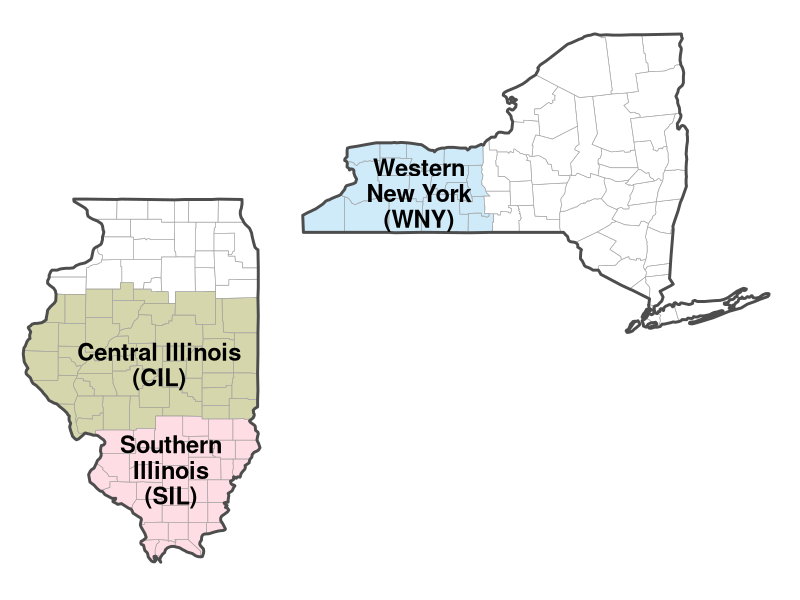
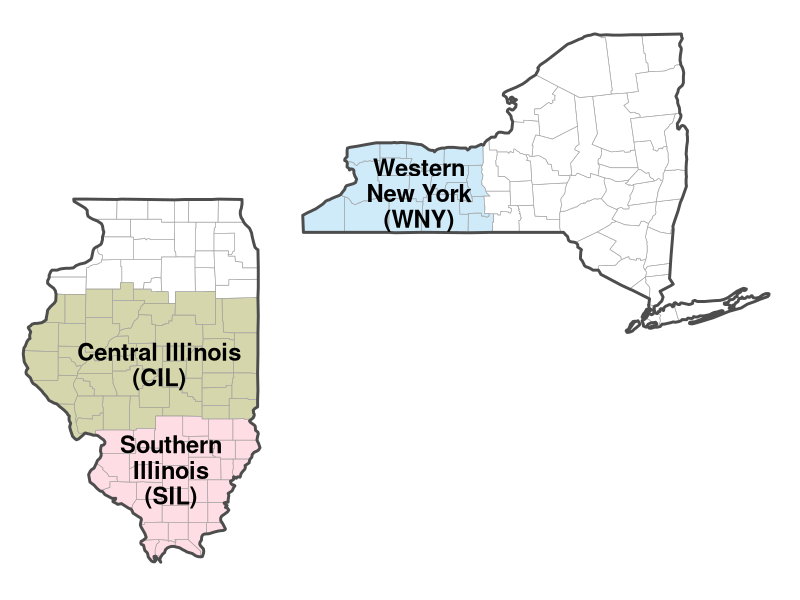

R code for these plots, in order:
# script started 9/25/2024 by Bonnie McGill
# Figure S1. 

library(ggplot2)
library(tidyverse)
library(maps)
library(sf)

ditch_the_axes <- theme(
  axis.text = element_blank(),
  axis.line = element_blank(),
  axis.ticks = element_blank(),
  panel.border = element_blank(),
  panel.grid = element_blank(),
  axis.title = element_blank()
)


# get map data
all <- map_data("county", c("New York", "Illinois"))
states <- map_data("state", regions=c("New York", "Illinois"))
# all.county <- unique(all[c("subregion", "region")])  # to check how counties are spelled

# assign area groups
all$area <- ifelse(all$region == "new york" & all$subregion %in% c("niagara", "orleans", "monroe", "wayne",
                                                                 "erie", "genesee", "wyoming", "livingston", "ontario", "yates", "seneca",
                                                                 "chautauqua", "cattaraugus", "allegany", "steuben", "schuyler", "chemung"),
                     "WNY", 
                     ifelse(all$region=="illinois" & all$subregion %in% c("henderson", "warren", "knox", "stark", "marshall", "woodford", "livingston", "ford", "iroquois",
                                                                      "hancock", "mcdonough", "fulton", "peoria", "tazewell", "mclean",
                                                                      "adams", "schuyler", "brown", "cass", "mason", "menard", "logan", "de witt", "piatt", "champaign", "vermilion",
                                                                      "pike", "scott", "morgan", "sangamon", "macon", 
                                                                      "calhoun", "greene", "jersey", "macoupin", "montgomery", "christian", "shelby", "moultrie", "douglas", "coles", "cumberland", "edgar", "clark"),
                            "CIL",
                            ifelse(all$region=="illinois" & all$subregion %in% c("madison", "bond", "fayette", "effingham", "jasper", "crawford", 
                                                                             "st clair", "clinton", "marion", "clay", "richland", "lawrence",
                                                                             "monroe", "washington", "jefferson", "wayne", "edwards", "wabash",
                                                                             "randolph", "perry", "franklin", "hamilton", "white", 
                                                                             "jackson", "williamson", "saline", "gallatin",
                                                                             "union", "johnson", "pope", "hardin",
                                                                             "alexander", "pulaski", "massac"),
                                   "SIL", NA)))



# il <- all[all$region == 'illinois',]
windows(xpinch=200, ypinch=200, width=5, height=5)

ann_text <- data.frame(x= c(-89.2, -89, -77.8), 
                       y = c(40, 38.4, 42.6), 
                       region = c("illinois", "illinois", "new york") ,
                       lab= c("Central Illinois\n(CIL)", "Southern\nIllinois\n(SIL)", "Western\nNew York\n(WNY)"))

mapa <- ggplot() +
  geom_polygon(data=all,
               mapping=aes(x=long, y=lat, group=subregion, fill=area),   #group=interaction(subregion,region)
               color="gray65", linewidth=0.2, alpha=0.4, show.legend=F) +
  scale_fill_manual(name = "Study Area",
                    breaks = c("WNY", "CIL", "SIL"),
                    labels=c("Western NY (WNY)", "Central Illinois (CIL)", "Southern Illinois (SIL)"),
                    values = c("#88CCEE", "#999933", "#FFAABB"),
                    na.value="white") +
  geom_polygon(data=states, mapping=aes(x=long, y=lat, group=group),
               color="gray30", linewidth=1, fill=NA) +
  facet_grid(.~ region, scales='free', space='free_x', switch='y') +
  ditch_the_axes +
  guides(color=guide_legend(override.aes=list(size=0))) +
  geom_text(data=ann_text, mapping=aes(x=x, y=y, label=lab), 
            size=6, fontface="bold", hjust="center", col="black", lineheight=0.9) +
  theme(
  legend.title=element_text(size=10, face="bold"),
        legend.text=element_text(size=10),
        legend.key.size=unit(0.4, "cm"),
        panel.background = element_rect(fill="white"),
        # legend.key=element_rect(colour="white"),
        strip.text=element_blank())

mapa


ggsave("plots/maps/countymap_3areas.png", height=7.25, width=8)
